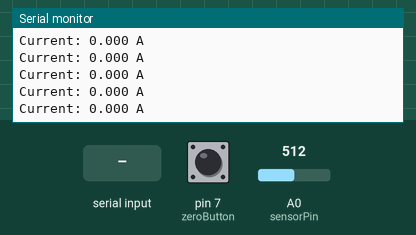
Simulated run of this sketch. Board: Arduino Uno, built with avr-gcc and run on an emulated ATmega328P. Parts: the last lines printed to the serial monitor. The inputs (shaded band) are chosen by the test bench; at power-on: A0 (sensorPin) = 512, pin 7 (zeroButton) HIGH.

Above: at 1.2 s.
1.3 s: A0 (sensorPin) set to 490
At 1.35 s:
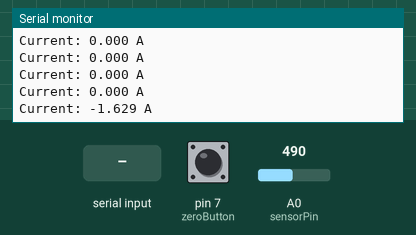
4.3 s: pin 7 (zeroButton) pulled LOW for 0.15 s
At 5.2 s:
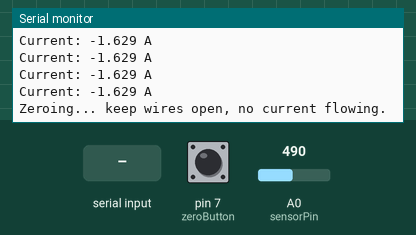
6.9 s: A0 (sensorPin) set to 306
At 6.95 s:
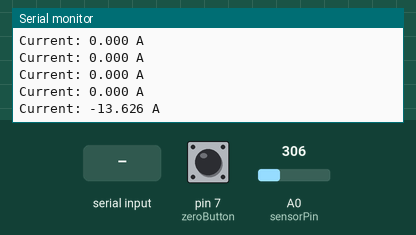
9.9 s: "z" received over Serial
At 10.6 s:
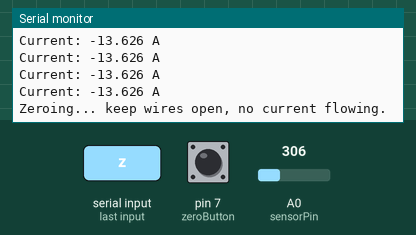
Timing chart, 0 to 12.4 s (numbered marks = the images above; inputs shaded):
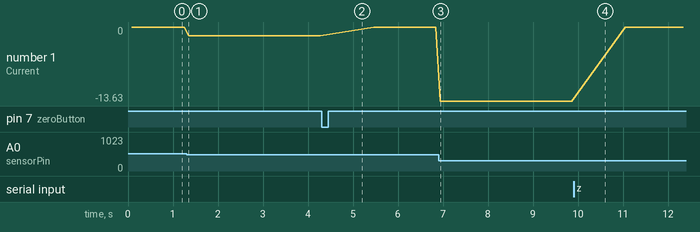

The sketch:

currentSensorAttempt.ino
```cpp
const int sensorPin = A0;
const int zeroButton = 7;

// Change this based on your module:
// ACS712 5A: 185 mV/A
// ACS712 20A: 100 mV/A
// ACS712 30A: 66 mV/A
float mVperAmp = 66;  // <--- SET THIS for your module

float zeroOffset = 512;  // mid-point default for no current

void setup() {
  Serial.begin(9600);
  pinMode(zeroButton, INPUT_PULLUP);

  Serial.println("ACS712 Current Sensor Ready");
  Serial.println("Press button or type 'z' in Serial Monitor to zero.");
}

void loop() {
  // Serial zero command
  if (Serial.available()) {
    char c = Serial.read();
    if (c == 'z') {
      calibrateZero();
    }
  }

  // Button zero
  if (digitalRead(zeroButton) == LOW) {
    calibrateZero();
  }

  // Read current
  float sensorValue = analogRead(sensorPin);
  float voltage = (sensorValue * 5.0) / 1023.0;    // ADC → Voltage
  float offsetVoltage = (zeroOffset * 5.0) / 1023.0;
  float voltageDiff = voltage - offsetVoltage;     // difference from zero
  float current = (voltageDiff * 1000) / mVperAmp; // mA → A

  Serial.print("Current: ");
  Serial.print(current, 3);
  Serial.println(" A");

  delay(100);
}

void calibrateZero() {
  Serial.println("Zeroing... keep wires open, no current flowing.");
  long sum = 0;
  for (int i = 0; i < 500; i++) {
    sum += analogRead(sensorPin);
    delay(2);
  }
  zeroOffset = sum / 500.0;
  Serial.print("Zero Offset Set To: ");
  Serial.println(zeroOffset);
}
```

Measured:
- after the input at 1.3 s, the serial monitor: prints a new line after 0.05 s (image 1)
- after the input at 4.3 s, the serial monitor: prints a new line after 0.07 s (image 2)
- after the input at 6.9 s, the serial monitor: prints a new line at once (image 3)
- after the input at 9.9 s, the serial monitor: prints a new line after 0.07 s (image 4)
- plotted number 1: 0 → -1.63 after the input at 1.3 s, -1.63 → 0 after the input at 4.3 s, 0 → -13.63 after the input at 6.9 s, -13.63 → 0 after the input at 9.9 s
